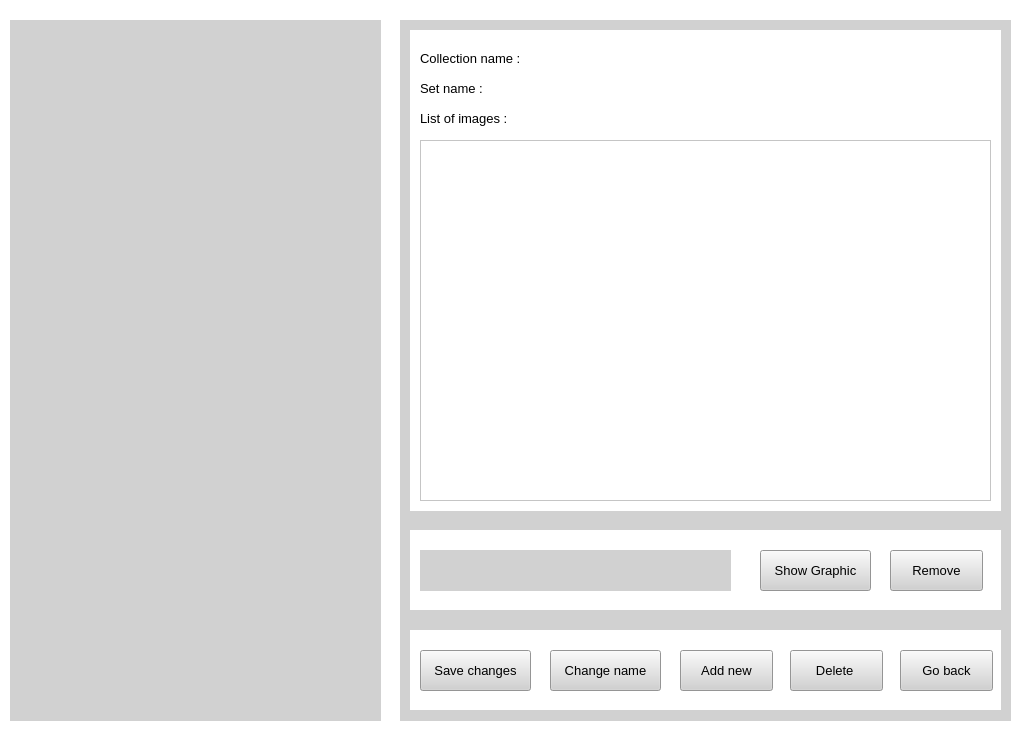
<?xml version="1.0" encoding="UTF-8"?>
<ui version="4.0">
 <class>Form</class>
 <widget class="QWidget" name="Form">
  <property name="geometry">
   <rect>
    <x>0</x>
    <y>0</y>
    <width>1024</width>
    <height>731</height>
   </rect>
  </property>
  <property name="windowTitle">
   <string>Form</string>
  </property>
  <property name="styleSheet">
   <string notr="true">background-color: rgb(255, 255, 255);</string>
  </property>
  <widget class="QWidget" name="widget" native="true">
   <property name="geometry">
    <rect>
     <x>10</x>
     <y>20</y>
     <width>371</width>
     <height>701</height>
    </rect>
   </property>
   <property name="styleSheet">
    <string notr="true">background-color: rgb(209, 209, 209);</string>
   </property>
  </widget>
  <widget class="QWidget" name="widget_2" native="true">
   <property name="geometry">
    <rect>
     <x>400</x>
     <y>20</y>
     <width>611</width>
     <height>701</height>
    </rect>
   </property>
   <property name="styleSheet">
    <string notr="true">background-color: rgb(209, 209, 209);</string>
   </property>
   <widget class="QWidget" name="widget_3" native="true">
    <property name="geometry">
     <rect>
      <x>10</x>
      <y>10</y>
      <width>591</width>
      <height>481</height>
     </rect>
    </property>
    <property name="styleSheet">
     <string notr="true">background-color: rgb(255, 255, 255);</string>
    </property>
    <widget class="QScrollArea" name="scrollArea">
     <property name="geometry">
      <rect>
       <x>10</x>
       <y>110</y>
       <width>571</width>
       <height>361</height>
      </rect>
     </property>
     <property name="widgetResizable">
      <bool>true</bool>
     </property>
     <widget class="QWidget" name="scrollAreaWidgetContents">
      <property name="geometry">
       <rect>
        <x>0</x>
        <y>0</y>
        <width>569</width>
        <height>359</height>
       </rect>
      </property>
     </widget>
    </widget>
    <widget class="QLabel" name="label_6">
     <property name="geometry">
      <rect>
       <x>140</x>
       <y>80</y>
       <width>291</width>
       <height>16</height>
      </rect>
     </property>
     <property name="font">
      <font>
       <pointsize>10</pointsize>
      </font>
     </property>
     <property name="text">
      <string/>
     </property>
    </widget>
    <widget class="QLabel" name="label_5">
     <property name="geometry">
      <rect>
       <x>140</x>
       <y>50</y>
       <width>291</width>
       <height>16</height>
      </rect>
     </property>
     <property name="font">
      <font>
       <pointsize>10</pointsize>
      </font>
     </property>
     <property name="text">
      <string/>
     </property>
    </widget>
    <widget class="QLabel" name="label_3">
     <property name="geometry">
      <rect>
       <x>10</x>
       <y>80</y>
       <width>111</width>
       <height>16</height>
      </rect>
     </property>
     <property name="font">
      <font>
       <pointsize>10</pointsize>
      </font>
     </property>
     <property name="text">
      <string>List of images : </string>
     </property>
    </widget>
    <widget class="QLabel" name="label_2">
     <property name="geometry">
      <rect>
       <x>10</x>
       <y>50</y>
       <width>111</width>
       <height>16</height>
      </rect>
     </property>
     <property name="font">
      <font>
       <pointsize>10</pointsize>
      </font>
     </property>
     <property name="text">
      <string>Set name :</string>
     </property>
    </widget>
    <widget class="QLabel" name="label">
     <property name="geometry">
      <rect>
       <x>10</x>
       <y>20</y>
       <width>141</width>
       <height>16</height>
      </rect>
     </property>
     <property name="font">
      <font>
       <pointsize>10</pointsize>
      </font>
     </property>
     <property name="text">
      <string>Collection name :</string>
     </property>
    </widget>
    <widget class="QLabel" name="label_4">
     <property name="geometry">
      <rect>
       <x>160</x>
       <y>20</y>
       <width>291</width>
       <height>16</height>
      </rect>
     </property>
     <property name="font">
      <font>
       <pointsize>10</pointsize>
      </font>
     </property>
     <property name="text">
      <string/>
     </property>
    </widget>
   </widget>
   <widget class="QWidget" name="widget_4" native="true">
    <property name="geometry">
     <rect>
      <x>10</x>
      <y>510</y>
      <width>591</width>
      <height>80</height>
     </rect>
    </property>
    <property name="styleSheet">
     <string notr="true">background-color: rgb(255, 255, 255);</string>
    </property>
    <property name="inputMethodHints">
     <set>Qt::ImhNone</set>
    </property>
    <property name="Visible" stdset="0">
     <bool>false</bool>
    </property>
    <widget class="QPushButton" name="pushButton">
     <property name="geometry">
      <rect>
       <x>480</x>
       <y>20</y>
       <width>93</width>
       <height>41</height>
      </rect>
     </property>
     <property name="font">
      <font>
       <pointsize>10</pointsize>
      </font>
     </property>
     <property name="styleSheet">
      <string notr="true">background-color: rgb(209, 209, 209);</string>
     </property>
     <property name="text">
      <string>Remove</string>
     </property>
    </widget>
    <widget class="QPushButton" name="pushButton_2">
     <property name="geometry">
      <rect>
       <x>350</x>
       <y>20</y>
       <width>111</width>
       <height>41</height>
      </rect>
     </property>
     <property name="font">
      <font>
       <pointsize>10</pointsize>
      </font>
     </property>
     <property name="styleSheet">
      <string notr="true">background-color: rgb(209, 209, 209);</string>
     </property>
     <property name="text">
      <string>Show Graphic</string>
     </property>
    </widget>
    <widget class="QLabel" name="label_7">
     <property name="geometry">
      <rect>
       <x>10</x>
       <y>20</y>
       <width>311</width>
       <height>41</height>
      </rect>
     </property>
     <property name="font">
      <font>
       <pointsize>10</pointsize>
      </font>
     </property>
     <property name="styleSheet">
      <string notr="true">background-color: rgb(209, 209, 209);</string>
     </property>
     <property name="text">
      <string/>
     </property>
    </widget>
   </widget>
   <widget class="QWidget" name="widget_5" native="true">
    <property name="geometry">
     <rect>
      <x>10</x>
      <y>610</y>
      <width>591</width>
      <height>80</height>
     </rect>
    </property>
    <property name="styleSheet">
     <string notr="true">background-color: rgb(255, 255, 255);</string>
    </property>
    <widget class="QPushButton" name="pushButton_3">
     <property name="geometry">
      <rect>
       <x>490</x>
       <y>20</y>
       <width>93</width>
       <height>41</height>
      </rect>
     </property>
     <property name="font">
      <font>
       <pointsize>10</pointsize>
      </font>
     </property>
     <property name="styleSheet">
      <string notr="true">background-color: rgb(209, 209, 209);</string>
     </property>
     <property name="text">
      <string>Go back</string>
     </property>
    </widget>
    <widget class="QPushButton" name="pushButton_4">
     <property name="geometry">
      <rect>
       <x>10</x>
       <y>20</y>
       <width>111</width>
       <height>41</height>
      </rect>
     </property>
     <property name="font">
      <font>
       <pointsize>10</pointsize>
      </font>
     </property>
     <property name="styleSheet">
      <string notr="true">background-color: rgb(209, 209, 209);</string>
     </property>
     <property name="text">
      <string>Save changes</string>
     </property>
    </widget>
    <widget class="QPushButton" name="pushButton_5">
     <property name="geometry">
      <rect>
       <x>380</x>
       <y>20</y>
       <width>93</width>
       <height>41</height>
      </rect>
     </property>
     <property name="font">
      <font>
       <pointsize>10</pointsize>
      </font>
     </property>
     <property name="styleSheet">
      <string notr="true">background-color: rgb(209, 209, 209);</string>
     </property>
     <property name="text">
      <string>Delete </string>
     </property>
    </widget>
    <widget class="QPushButton" name="pushButton_6">
     <property name="geometry">
      <rect>
       <x>270</x>
       <y>20</y>
       <width>93</width>
       <height>41</height>
      </rect>
     </property>
     <property name="font">
      <font>
       <pointsize>10</pointsize>
      </font>
     </property>
     <property name="styleSheet">
      <string notr="true">background-color: rgb(209, 209, 209);</string>
     </property>
     <property name="text">
      <string>Add new</string>
     </property>
    </widget>
    <widget class="QPushButton" name="pushButton_7">
     <property name="geometry">
      <rect>
       <x>140</x>
       <y>20</y>
       <width>111</width>
       <height>41</height>
      </rect>
     </property>
     <property name="font">
      <font>
       <pointsize>10</pointsize>
      </font>
     </property>
     <property name="styleSheet">
      <string notr="true">background-color: rgb(209, 209, 209);</string>
     </property>
     <property name="text">
      <string>Change name</string>
     </property>
    </widget>
   </widget>
  </widget>
 </widget>
 <resources/>
 <connections/>
</ui>
